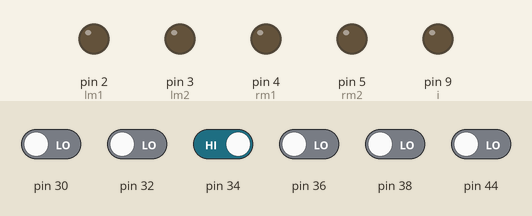
Bench run of a sketch on a simulated Arduino Mega 2560, built with avr-gcc and run on an emulated ATmega2560. Shown: output pins drawn as LEDs (lit = HIGH). The test bench sets the inputs (shaded band); at power-on: pin 34 HIGH, pin 30, pin 32, pin 36, pin 38, pin 44 LOW. What the sketch prints to the serial monitor is not drawn.

Above: at 1.2 s.
1.3 s: pin 34 driven LOW
At 2.2 s:
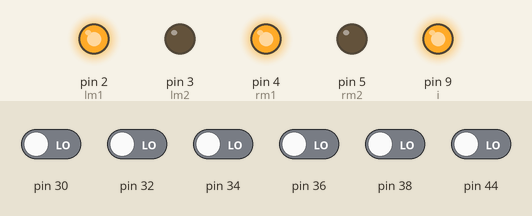
2.8 s: pin 30 driven HIGH
At 3.4 s:
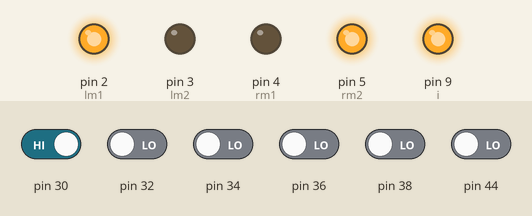
4.3 s: pin 30 driven LOW
At 5.5 s:
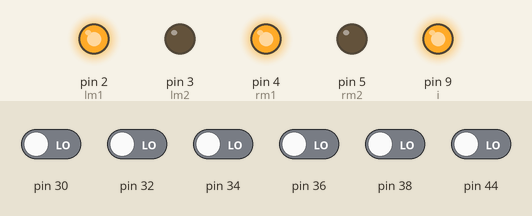
5.8 s: pin 38 driven HIGH
At 6.8 s:
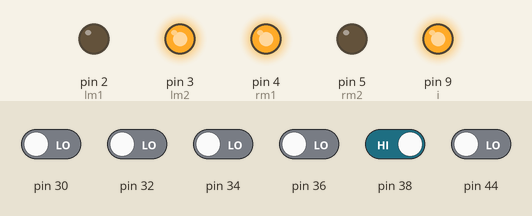
7.3 s: pin 38 driven LOW
At 8.0 s:
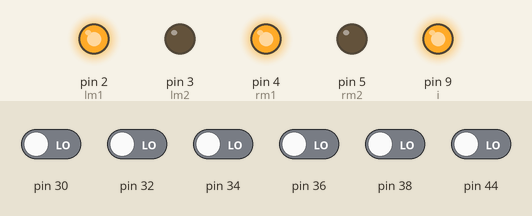
8.8 s: pin 30 driven HIGH and pin 32 driven HIGH and pin 34 driven HIGH and pin 36 driven HIGH and pin 38 driven HIGH
At 9.1 s:
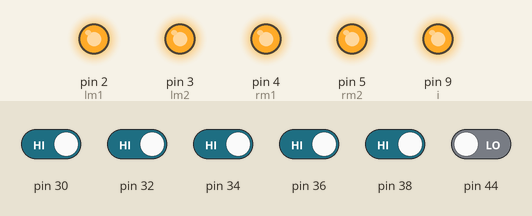
Timing chart, 0 to 11.3 s (numbered marks = the images above; inputs shaded):
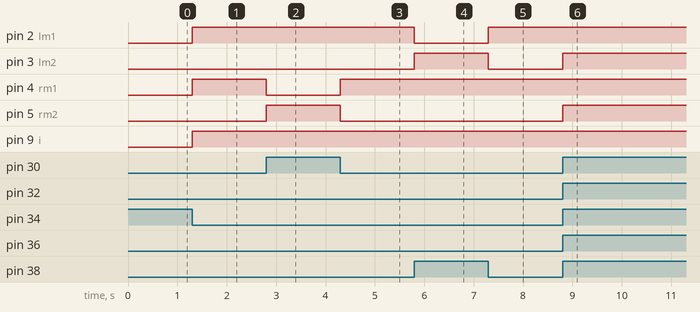

Measured:
- after the input at 1.3 s, pin 2 (lm1), pin 4 (rm1), pin 9 (i): LOW → HIGH at once
- after the input at 2.8 s, pin 4 (rm1): HIGH → LOW at once; pin 5 (rm2): LOW → HIGH at once
- after the input at 4.3 s, pin 4 (rm1): LOW → HIGH at once; pin 5 (rm2): HIGH → LOW at once
- after the input at 5.8 s, pin 2 (lm1): HIGH → LOW at once; pin 3 (lm2): LOW → HIGH at once
- after the input at 7.3 s, pin 2 (lm1): LOW → HIGH at once; pin 3 (lm2): HIGH → LOW at once
- after the input at 8.8 s, pin 3 (lm2), pin 5 (rm2): LOW → HIGH at once

The sketch:

5sensors-basic.ino
```cpp
int lm1 = 2, lm2 = 3, rm1 = 4, rm2 = 5;
int l, c1, c2, c3, r, m = 44;
int i = 9;
void Forward()
{
  digitalWrite(lm1, 1);
  digitalWrite(lm2, 0);
  digitalWrite(rm1, 1);
  digitalWrite(rm2, 0);
}


void Stop()
{
  digitalWrite(lm1, 1);
  digitalWrite(lm2, 1);
  digitalWrite(rm1, 1);
  digitalWrite(rm2, 1);
}


void Reverse()
{
  digitalWrite(lm1, 0);
  digitalWrite(lm2, 1);
  digitalWrite(rm1, 0);
  digitalWrite(rm2, 1);
}


void Right()
{
  digitalWrite(lm1, 1);
  digitalWrite(lm2, 0);
  digitalWrite(rm1, 0);
  digitalWrite(rm2, 1);
}


void Left()
{
  digitalWrite(lm1, 0);
  digitalWrite(lm2, 1);
  digitalWrite(rm1, 1);
  digitalWrite(rm2, 0);
}

void smallright()
{
  digitalWrite(lm1, 1);
  digitalWrite(lm2, 0);
  digitalWrite(rm1, 0);
  digitalWrite(rm2, 0);
}


void smallleft()
{
  digitalWrite(lm1, 0);
  digitalWrite(lm2, 0);
  digitalWrite(rm1, 1);
  digitalWrite(rm2, 0);
}

void readsens()
{
  l = digitalRead(30);
  c1 = digitalRead(32);
  c2 = digitalRead(34);
  c3 = digitalRead(36);
  r = digitalRead(38);
  m = digitalRead(44);
}


void setup()
{
  Serial.begin(115200);
  Serial.println("line");
  pinMode(lm1, OUTPUT);
  pinMode(lm2, OUTPUT);
  pinMode(rm1, OUTPUT);
  pinMode(rm2, OUTPUT);
  pinMode(38, INPUT);
  pinMode(30, INPUT);
  pinMode(32, INPUT);
  pinMode(34, INPUT);
  pinMode(36, INPUT);
  pinMode(44, INPUT);
  pinMode(9, OUTPUT);
}


void loop()
{

  readsens();

  //Line Follow
  //fwd
 // if (m == 1)
 // {
    if ((l == 1) && (c1 == 1) && (c2 == 0) && (c3 == 1) && (r == 1))
    {
      Serial.println("Forward");
      Forward();

    }

    //smallleft
    else if (((l == 1) && (c1 == 0) && (c2 == 1) && (c3 == 1) && (r == 1)) || ((l == 1) && (c1 == 0) && (c2 == 0) && (c3 == 1) && (r == 1)))
    {
      Serial.println("smallleft");
      smallleft();

    }
    //smallRight
    else if (((l == 1) && (c1 == 1) && (c2 == 0) && (c3 == 0) && (r == 1)) || ((l == 1) && (c1 == 1) && (c2 == 1) && (c3 == 0) && (r == 1)))
    {
      Serial.println("smallright");
      smallright();

    }
    //right
    else if (((l == 1) && (c1 == 1) && (c2 == 0) && (c3 == 0) && (r == 0)) || ((l == 1) && (c1 == 0) && (c2 == 0) && (c3 == 0) && (r == 0)))
    {
      Right();
    }
    //left
    else if (((l == 0) && (c1 == 0) && (c2 == 0) && (c3 == 0) && (r == 1)) || ((l == 0) && (c1 == 0) && (c2 == 0) && (c3 == 1) && (r == 1)))
    {
      Left();
    }
    //marker
    else if ((l == 0) && (c1 == 0) && (c2 == 0) && (c3 == 0) && (r == 0))
    {
      Forward();
      digitalWrite(i, 1);
      delay(500);

    }
    if ((l == 1) && (c1 == 1) && (c2 == 1) && (c3 == 1) && (r == 1))
    {
      Stop();
    }
  }
 // else if (m == 0)
 // {
 //   Stop();
//    digitalWrite(i, 1);

 //   Serial.print("obstalce");
 // }
```
